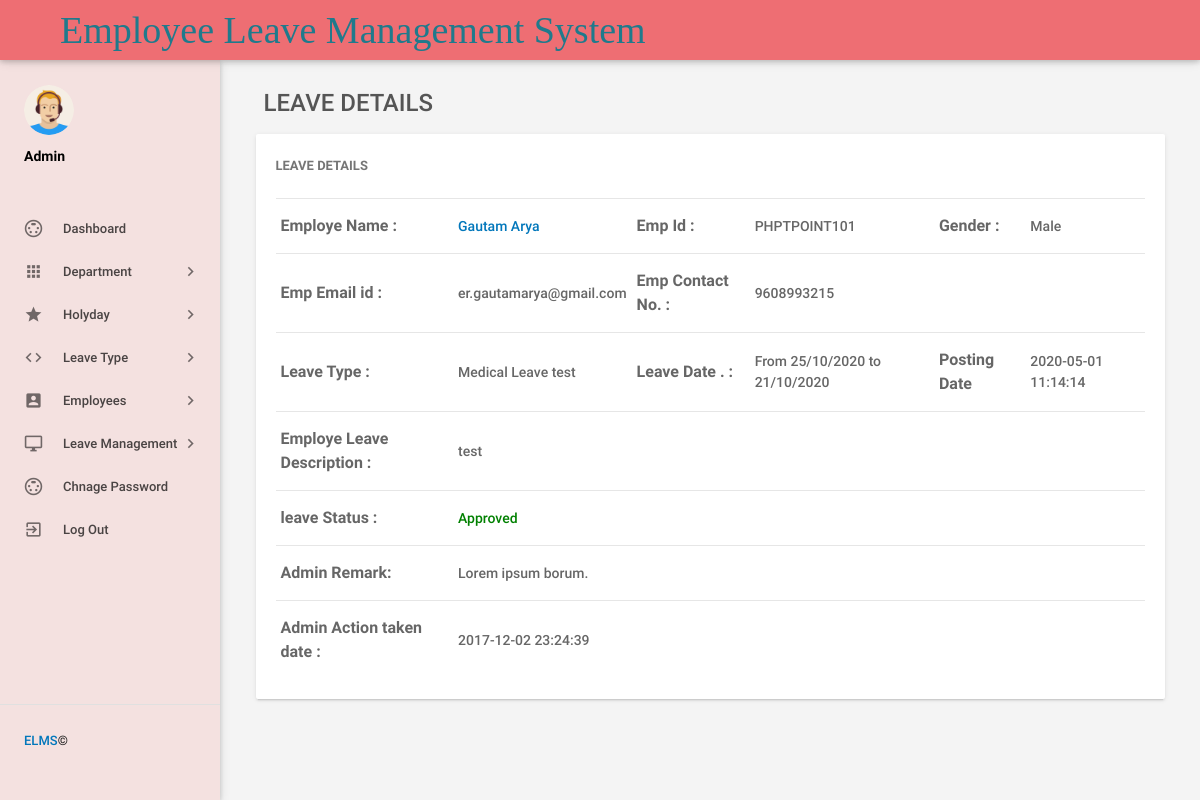
Page /admin/leave-details.php?leaveid=8 (signed in) on the committed database.
### tables this page shows
CREATE TABLE `tblleaves` (
  `id` int(11) NOT NULL,
  `LeaveType` varchar(110) NOT NULL,
  `ToDate` varchar(120) NOT NULL,
  `FromDate` varchar(120) NOT NULL,
  `Description` mediumtext NOT NULL,
  `PostingDate` timestamp NOT NULL DEFAULT current_timestamp(),
  `AdminRemark` mediumtext DEFAULT NULL,
  `AdminRemarkDate` varchar(120) DEFAULT NULL,
  `Status` int(1) NOT NULL,
  `IsRead` int(1) NOT NULL,
  `empid` int(11) DEFAULT NULL
);

CREATE TABLE `tblemployees` (
  `id` int(11) NOT NULL,
  `EmpId` varchar(100) NOT NULL,
  `FirstName` varchar(150) NOT NULL,
  `LastName` varchar(150) NOT NULL,
  `EmailId` varchar(200) NOT NULL,
  `Password` varchar(180) NOT NULL,
  `Gender` varchar(100) NOT NULL,
  `Dob` varchar(100) NOT NULL,
  `Department` varchar(255) NOT NULL,
  `Address` varchar(255) NOT NULL,
  `City` varchar(200) NOT NULL,
  `Country` varchar(150) NOT NULL,
  `Phonenumber` char(11) NOT NULL,
  `Status` int(1) NOT NULL,
  `RegDate` timestamp NOT NULL DEFAULT current_timestamp()
);

### admin/leave-details.php (the view, shortened to what this page needs)
<?php
include('includes/config.php');
if(strlen($_SESSION['alogin'])==0)
    {
header('location:index.php');
}
else{
 ?>
<!DOCTYPE html>
<html lang="en">
    <head>
        <link type="text/css" rel="stylesheet" href="../assets/plugins/materialize/css/materialize.min.css"/>
        <link type="text/css" rel="stylesheet" href="../assets/plugins/materialize/css/materialize.css"/>
        <link href="../assets/plugins/material-preloader/css/materialPreloader.min.css" rel="stylesheet">
        <link href="../assets/plugins/datatables/css/jquery.dataTables.min.css" rel="stylesheet">
                <link href="../assets/plugins/google-code-prettify/prettify.css" rel="stylesheet" type="text/css"/>
        <link href="../assets/css/alpha.min.css" rel="stylesheet" type="text/css"/>
        <link href="../assets/css/custom.css" rel="stylesheet" type="text/css"/>
        <link href="../assets/css/style.css" rel="stylesheet" type="text/css"/>
    </head>
    <body>
       <?php include('includes/header.php');?>
       <?php include('includes/sidebar.php');?>
            <main class="mn-inner">
                <div class="row">
                    <div class="col s12">
                        <div class="page-title" style="font-size:24px;">Leave Details</div>
                    </div>
                    <div class="col s12 m12 l12">
                        <div class="card">
                            <div class="card-content">
                                <span class="card-title">Leave Details</span>
                                <table id="example" class="display responsive-table ">
                                    <tbody>
<?php
$lid=intval($_GET['leaveid']);
$sql = "SELECT tblleaves.id as lid,tblemployees.FirstName,tblemployees.LastName,tblemployees.EmpId,tblemployees.id,tblemployees.Gender,tblemployees.Phonenumber,tblemployees.EmailId,tblleaves.LeaveType,tblleaves.ToDate,tblleaves.FromDate,tblleaves.Description,tblleaves.PostingDate,tblleaves.Status,tblleaves.AdminRemark,tblleaves.AdminRemarkDate from tblleaves join tblemployees on tblleaves.empid=tblemployees.id where tblleaves.id=:lid";
$query = $dbh -> prepare($sql);
$query->bindParam(':lid',$lid,PDO::PARAM_STR);
$query->execute();
$results=$query->fetchAll(PDO::FETCH_OBJ);
$cnt=1;
if($query->rowCount() > 0)
{
foreach($results as $result)
{
      ?>
                                        <tr>
                                            <td style="font-size:16px;"> <b>Employe Name :</b></td>
                                              <td><a href="editemployee.php?empid=<?php echo htmlentities($result->id);?>" target="_blank">
                                                <?php echo htmlentities($result->FirstName." ".$result->LastName);?></a></td>
                                              <td style="font-size:16px;"><b>Emp Id :</b></td>
                                              <td><?php echo htmlentities($result->EmpId);?></td>
                                              <td style="font-size:16px;"><b>Gender :</b></td>
                                              <td><?php echo htmlentities($result->Gender);?></td>
                                          </tr>
                                          <tr>
                                             <td style="font-size:16px;"><b>Emp Email id :</b></td>
                                            <td><?php echo htmlentities($result->EmailId);?></td>
                                             <td style="font-size:16px;"><b>Emp Contact No. :</b></td>
                                            <td><?php echo htmlentities($result->Phonenumber);?></td>
                                            <td>&nbsp;</td>
                                             <td>&nbsp;</td>
                                        </tr>
  <tr>
                                             <td style="font-size:16px;"><b>Leave Type :</b></td>
                                            <td><?php echo htmlentities($result->LeaveType);?></td>
                                             <td style="font-size:16px;"><b>Leave Date . :</b></td>
                                            <td>From <?php echo htmlentities($result->FromDate);?> to <?php echo htmlentities($result->ToDate);?></td>
                                            <td style="font-size:16px;"><b>Posting Date</b></td>
                                           <td><?php echo htmlentities($result->PostingDate);?></td>
                                        </tr>
<tr>
                                             <td style="font-size:16px;"><b>Employe Leave Description : </b></td>
                                            <td colspan="5"><?php echo htmlentities($result->Description);?></td>
                                        </tr>
<tr>
<td style="font-size:16px;"><b>leave Status :</b></td>
<td colspan="5"><?php $stats=$result->Status;
if($stats==1){
?>
<span style="color: green">Approved</span>
 <?php } if($stats==2)  { ?>
<span style="color: red">Not Approved</span>
<?php } if($stats==0)  { ?>
 <span style="color: blue">waiting for approval</span>
 <?php } ?>
</td>
</tr>
<tr>
<td style="font-size:16px;"><b>Admin Remark: </b></td>
<td colspan="5"><?php
if($result->AdminRemark==""){
  echo "waiting for Approval";
}
else{
echo htmlentities($result->AdminRemark);
}
?></td>
 </tr>
 <tr>
<td style="font-size:16px;"><b>Admin Action taken date : </b></td>
<td colspan="5"><?php
if($result->AdminRemarkDate==""){
  echo "NA";
}
else{
echo htmlentities($result->AdminRemarkDate);
}
?></td>
 </tr>
                                         <?php $cnt++;} }?>
                                    </tbody>
                                </table>
                            </div>
                        </div>
                    </div>
                </div>
            </main>
        </div>
        <div class="left-sidebar-hover"></div>
    </body>
</html>
<?php } ?>

### rows in the picture
tblleaves: tblemployees.FirstName+LastName "Gautam Arya", tblemployees.EmpId "PHPTPOINT101", tblemployees.Gender "Male", tblemployees.EmailId "er.gautamarya@gmail.com", tblemployees.Phonenumber "9608993215", LeaveType "Medical Leave test", FromDate "25/10/2020", ToDate "21/10/2020", PostingDate "2020-05-01 11:14:14", Description "test", Status "Approved", AdminRemark "Lorem ipsum borum.", AdminRemarkDate "2017-12-02 23:24:39"
